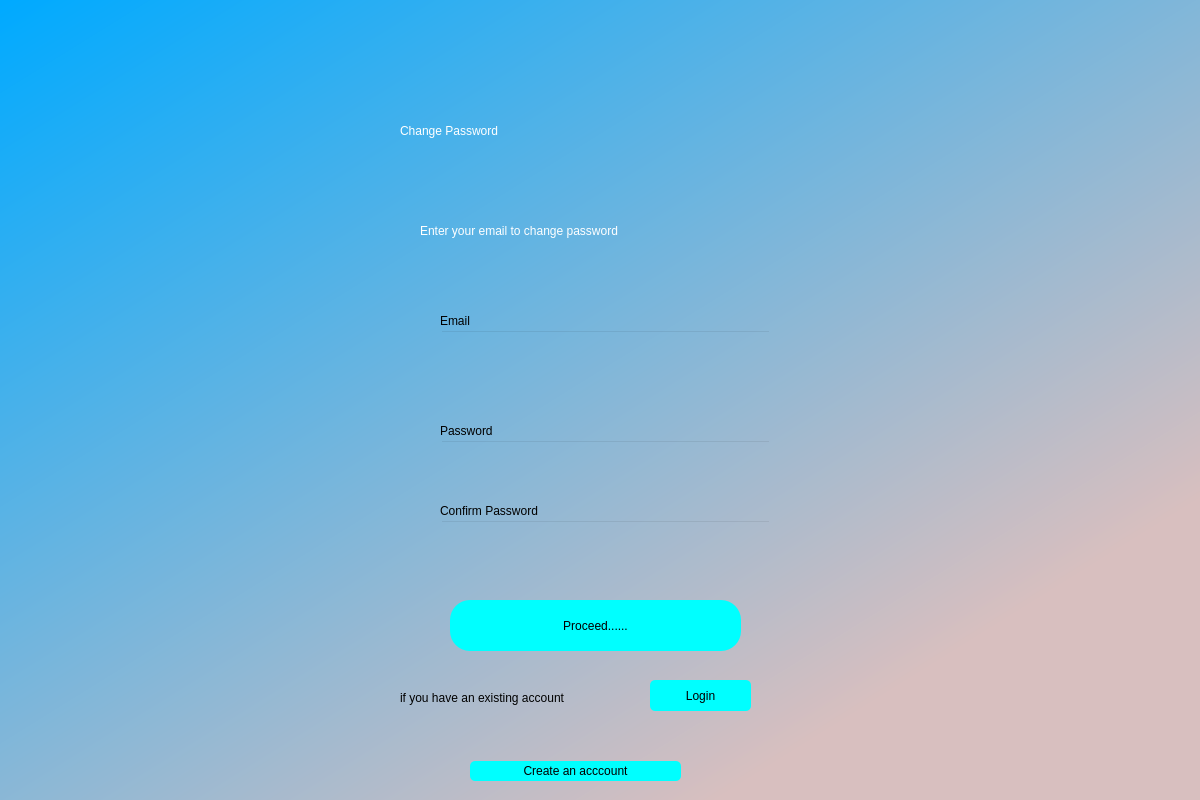
<?xml version="1.0" encoding="UTF-8"?>
<ui version="4.0">
 <class>bgwidget</class>
 <widget class="QDialog" name="bgwidget">
  <property name="geometry">
   <rect>
    <x>0</x>
    <y>0</y>
    <width>1200</width>
    <height>800</height>
   </rect>
  </property>
  <property name="windowTitle">
   <string>Dialog</string>
  </property>
  <property name="styleSheet">
   <string notr="true">QWidget#bgwidget{
background-color:
 qlineargradient(spread:pad, x1:0.006, y1:0, x2:0.874, y2:0.927, stop:0 rgba(0, 170, 255, 255), stop:0.892045 rgba(216, 191, 191, 255));}</string>
  </property>
  <property name="modal">
   <bool>false</bool>
  </property>
  <widget class="QLabel" name="label">
   <property name="geometry">
    <rect>
     <x>400</x>
     <y>100</y>
     <width>441</width>
     <height>61</height>
    </rect>
   </property>
   <property name="styleSheet">
    <string notr="true">font: 36pt &quot;Poppins&quot;;
color: rgb(255, 255, 255);</string>
   </property>
   <property name="text">
    <string>Change Password</string>
   </property>
  </widget>
  <widget class="QLabel" name="label_2">
   <property name="geometry">
    <rect>
     <x>420</x>
     <y>210</y>
     <width>401</width>
     <height>41</height>
    </rect>
   </property>
   <property name="styleSheet">
    <string notr="true">font: 16pt &quot;Poppins&quot;;
color: rgb(255, 255, 255);</string>
   </property>
   <property name="text">
    <string>Enter your email to change password</string>
   </property>
  </widget>
  <widget class="QPushButton" name="update">
   <property name="geometry">
    <rect>
     <x>450</x>
     <y>600</y>
     <width>291</width>
     <height>51</height>
    </rect>
   </property>
   <property name="styleSheet">
    <string notr="true">border-radius:20px;
font: 14pt &quot;Poppins&quot;;
background-color: rgb(0, 255, 255);</string>
   </property>
   <property name="text">
    <string>Proceed......</string>
   </property>
  </widget>
  <widget class="QLineEdit" name="updatePasswordField">
   <property name="geometry">
    <rect>
     <x>440</x>
     <y>440</y>
     <width>331</width>
     <height>41</height>
    </rect>
   </property>
   <property name="styleSheet">
    <string notr="true">background-color:rgba(0,0,0,0);
font: 12pt &quot;Poppins&quot;;</string>
   </property>
   <property name="text">
    <string/>
   </property>
  </widget>
  <widget class="QLabel" name="updateEmail">
   <property name="geometry">
    <rect>
     <x>440</x>
     <y>310</y>
     <width>51</width>
     <height>21</height>
    </rect>
   </property>
   <property name="styleSheet">
    <string notr="true">font:11pt &quot;Poppins&quot;;</string>
   </property>
   <property name="text">
    <string>Email</string>
   </property>
  </widget>
  <widget class="QLabel" name="updatePassword">
   <property name="geometry">
    <rect>
     <x>440</x>
     <y>420</y>
     <width>141</width>
     <height>21</height>
    </rect>
   </property>
   <property name="styleSheet">
    <string notr="true">font:11pt &quot;Poppins&quot;;</string>
   </property>
   <property name="text">
    <string>Password</string>
   </property>
  </widget>
  <widget class="QLineEdit" name="updateEmailField">
   <property name="geometry">
    <rect>
     <x>440</x>
     <y>330</y>
     <width>331</width>
     <height>41</height>
    </rect>
   </property>
   <property name="styleSheet">
    <string notr="true">background-color:rgba(0,0,0,0);
font: 12pt &quot;Poppins&quot;;</string>
   </property>
   <property name="text">
    <string/>
   </property>
  </widget>
  <widget class="QLabel" name="updateErrorMessage">
   <property name="geometry">
    <rect>
     <x>450</x>
     <y>560</y>
     <width>311</width>
     <height>16</height>
    </rect>
   </property>
   <property name="styleSheet">
    <string notr="true">color: rgb(255, 0, 0);
font: 12pt &quot;Poppins&quot;;</string>
   </property>
   <property name="text">
    <string/>
   </property>
  </widget>
  <widget class="QPushButton" name="updateBackToLogin">
   <property name="geometry">
    <rect>
     <x>650</x>
     <y>680</y>
     <width>101</width>
     <height>31</height>
    </rect>
   </property>
   <property name="styleSheet">
    <string notr="true">background-color: rgb(0, 255, 255);
font: 14pt &quot;Poppins&quot;;
border-radius:5px</string>
   </property>
   <property name="text">
    <string>Login</string>
   </property>
  </widget>
  <widget class="QLabel" name="label_8">
   <property name="geometry">
    <rect>
     <x>400</x>
     <y>690</y>
     <width>251</width>
     <height>16</height>
    </rect>
   </property>
   <property name="styleSheet">
    <string notr="true">font: 12pt &quot;Poppins&quot;;
</string>
   </property>
   <property name="text">
    <string>if you have an existing account</string>
   </property>
  </widget>
  <widget class="QLabel" name="updateEmailErrorMessage">
   <property name="geometry">
    <rect>
     <x>450</x>
     <y>380</y>
     <width>311</width>
     <height>16</height>
    </rect>
   </property>
   <property name="styleSheet">
    <string notr="true">color: rgb(255, 0, 0);
font: 12pt &quot;Poppins&quot;;</string>
   </property>
   <property name="text">
    <string/>
   </property>
  </widget>
  <widget class="QLabel" name="updateConPassword">
   <property name="geometry">
    <rect>
     <x>440</x>
     <y>500</y>
     <width>141</width>
     <height>21</height>
    </rect>
   </property>
   <property name="styleSheet">
    <string notr="true">font:11pt &quot;Poppins&quot;;</string>
   </property>
   <property name="text">
    <string>Confirm Password</string>
   </property>
  </widget>
  <widget class="QLineEdit" name="updateConPasswordField">
   <property name="geometry">
    <rect>
     <x>440</x>
     <y>520</y>
     <width>331</width>
     <height>41</height>
    </rect>
   </property>
   <property name="styleSheet">
    <string notr="true">background-color:rgba(0,0,0,0);
font: 12pt &quot;Poppins&quot;;</string>
   </property>
   <property name="text">
    <string/>
   </property>
   <property name="frame">
    <bool>true</bool>
   </property>
  </widget>
  <widget class="QPushButton" name="updateBackToSignup">
   <property name="geometry">
    <rect>
     <x>470</x>
     <y>761</y>
     <width>211</width>
     <height>20</height>
    </rect>
   </property>
   <property name="styleSheet">
    <string notr="true">background-color: rgb(0, 255, 255);
font: 10pt &quot;Poppins&quot;;
border-radius:5px</string>
   </property>
   <property name="text">
    <string>Create an acccount</string>
   </property>
  </widget>
 </widget>
 <resources/>
 <connections/>
</ui>
